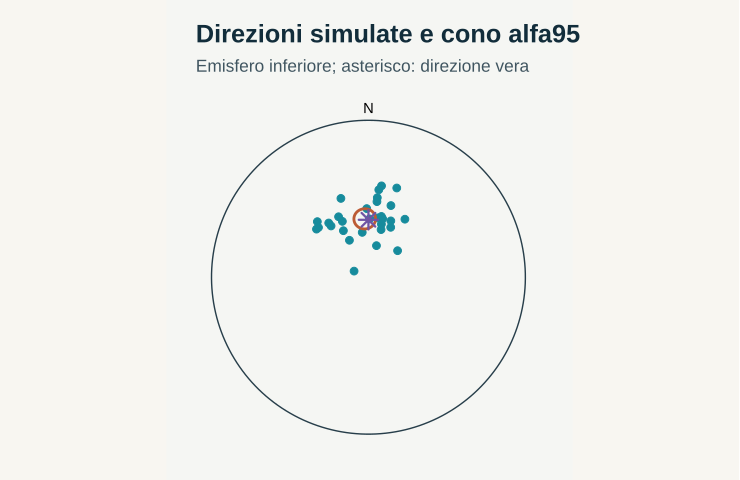

Write the R code that produced this figure.
# GeoStat Lab — funzioni comuni. R >= 4.3; ggplot2 >= 3.4; jsonlite.
suppressPackageStartupMessages(library(ggplot2))
col_geo <- c('#168B9C','#BC5B35','#7054A4','#A17B19','#227864','#64748B')
theme_set(theme_minimal(base_size=17, base_family='sans') + theme(
  plot.background=element_rect(fill='#F5F6F3',colour=NA),
  panel.background=element_rect(fill='#F5F6F3',colour=NA),
  panel.grid.minor=element_blank(),panel.grid.major=element_line(colour='#DCE3E2'),
  plot.title=element_text(size=19,face='bold',colour='#122D3B'),
  plot.subtitle=element_text(size=13,colour='#405560',margin=margin(b=12)),
  axis.text=element_text(size=15,colour='#273E4A'),axis.title=element_text(size=16),
  legend.position='bottom',legend.title=element_blank(),legend.text=element_text(size=14),
  strip.text=element_text(size=15,face='bold'),plot.margin=margin(18,24,18,18)))
metric <- function(...) data.frame(grandezza=names(c(...)),valore=as.character(c(...)),check.names=FALSE)
f <- function(x,d=3) {out<-formatC(x,digits=d,format='fg');out[!is.finite(x)]<-'Non definito';out}
line_plot <- function(d,x='x',y='y',title='',xl=x,yl=y,group=NULL) {
 p<-ggplot(d,aes(x=.data[[x]],y=.data[[y]]))
 if(is.null(group)) p<-p+geom_line(colour=col_geo[1],linewidth=1.05) else p<-p+aes(colour=.data[[group]],group=.data[[group]])+geom_line(linewidth=1)+scale_colour_manual(values=col_geo)
 p+labs(title=title,x=xl,y=yl)
}
point_plot <- function(d,x='x',y='y',title='',xl=x,yl=y,group=NULL) {
 p<-ggplot(d,aes(x=.data[[x]],y=.data[[y]]))
 if(is.null(group))p<-p+geom_point(colour=col_geo[1],size=2.5,alpha=.8) else p<-p+aes(colour=.data[[group]])+geom_point(size=2.7,alpha=.85)+scale_colour_manual(values=col_geo)
 p+labs(title=title,x=xl,y=yl)
}
hist_plot<-function(x,title='',xl='Valore',bins=20)ggplot(data.frame(x=x),aes(x))+geom_histogram(bins=bins,fill=col_geo[1],colour='#F5F6F3')+labs(title=title,x=xl,y='Frequenza')
bar_plot<-function(d,x='gruppo',y='valore',title='',yl='Valore')ggplot(d,aes(x=.data[[x]],y=.data[[y]],fill=.data[[x]]))+geom_col(width=.65)+scale_fill_manual(values=rep(col_geo,length.out=length(unique(d[[x]])) ))+guides(fill='none')+labs(title=title,x=NULL,y=yl)
map_plot<-function(d,z='z',title='',xl='Est [km]',yl='Nord [km]')ggplot(d,aes(x,y,fill=.data[[z]]))+geom_raster()+coord_equal()+scale_fill_gradientn(colours=c('#153F56','#298C9C','#B8CDB2','#F1D889','#AD542F'))+labs(title=title,x=xl,y=yl)
acf_data<-function(x,lag=20){a<-acf(x,lag.max=min(lag,length(x)-1),plot=FALSE);data.frame(x=as.vector(a$lag)[-1],y=as.vector(a$acf)[-1])}
# AR(1), distribuzione marginale stazionaria N(0, 1).
ar_series<-function(n,rho){x<-numeric(n);x[1]<-rnorm(1);for(i in 2:n)x[i]<-rho*x[i-1]+sqrt(1-rho^2)*rnorm(1);x}
# Distanze euclidee in unità metriche già dichiarate; nessuna conversione implicita di CRS.
dist_cross<-function(a,b)sqrt(outer(a[,1],b[,1],'-')^2+outer(a[,2],b[,2],'-')^2)
# Predittore IDW: i punti coincidenti ricevono esattamente il valore osservato.
idw<-function(xy,z,new,power=2){dd<-dist_cross(new,xy);apply(dd,1,function(d)if(any(d<1e-10))mean(z[d<1e-10])else weighted.mean(z,d^(-power)))}
# CART didattico binario: divisioni assiali che minimizzano l'impurità di Gini.
cart_fit<-function(x,y,depth=2,minleaf=4){
 node<-list(p=mean(y),n=length(y));if(depth<1||length(unique(y))<2||length(y)<2*minleaf)return(node)
 best<-Inf
 for(j in seq_len(ncol(x))){v<-sort(unique(x[,j])); if(length(v)<2)next
  for(cut in (head(v,-1)+tail(v,-1))/2){left<-x[,j]<=cut;nl<-sum(left);nr<-sum(!left);if(min(nl,nr)<minleaf)next
   score<-nl*mean(y[left])*(1-mean(y[left]))+nr*mean(y[!left])*(1-mean(y[!left]))
   if(score<best){best<-score;node$j<-j;node$cut<-cut;split<-left}
  }
 }
 if(is.finite(best)){node$left<-cart_fit(x[split,,drop=FALSE],y[split],depth-1,minleaf);node$right<-cart_fit(x[!split,,drop=FALSE],y[!split],depth-1,minleaf)};node
}
cart_predict<-function(tree,x)apply(x,1,function(row){t<-tree;while(!is.null(t$j))t<-if(row[t$j]<=t$cut)t$left else t$right;t$p})
p <- list(N = 30, k = 30, seed = 17)
set.seed(p$seed)
vett <- function(az, inc) cbind(cos(inc * pi/180) * cos(az * pi/180), cos(inc * pi/180) * sin(az * pi/180), 
    sin(inc * pi/180))

m0 <- vett(0, 60)[1, ]

e1 <- c(0, 0, 1) - m0[3] * m0

e1 <- e1/sqrt(sum(e1^2))

e2 <- c(m0[2] * e1[3] - m0[3] * e1[2], m0[3] * e1[1] - m0[1] * e1[3], m0[1] * e1[2] - m0[2] * e1[1])

ct <- 1 + log(1 - runif(p$N) * (1 - exp(-2 * p$k)))/p$k

ph <- runif(p$N, 0, 2 * pi)

X <- outer(ct, m0) + outer(sqrt(1 - ct^2) * cos(ph), e1) + outer(sqrt(1 - ct^2) * sin(ph), e2)

s <- colSums(X)

R <- sqrt(sum(s^2))

N <- p$N

k <- (N - 1)/(N - R)

a95 <- acos(1 - (N - R)/R * (20^(1/(N - 1)) - 1))

m <- s/R

b1 <- c(0, 0, 1) - m[3] * m

b1 <- b1/sqrt(sum(b1^2))

b2 <- c(m[2] * b1[3] - m[3] * b1[2], m[3] * b1[1] - m[1] * b1[3], m[1] * b1[2] - m[2] * b1[1])

tt <- seq(0, 2 * pi, length.out = 120)

cono <- outer(rep(cos(a95), 120), m) + sin(a95) * (outer(cos(tt), b1) + outer(sin(tt), b2))

proietta <- function(V) {
    V <- V * sign(V[, 3])
    r <- sqrt(2) * sin((pi/2 - asin(pmin(1, V[, 3])))/2)
    data.frame(x = r * sin(atan2(V[, 2], V[, 1])), y = r * cos(atan2(V[, 2], V[, 1])))
}

data <- proietta(X)

plots <- list(ggplot(data, aes(x, y)) + geom_path(data = data.frame(x = sin(seq(0, 2 * pi, length.out = 200)), 
    y = cos(seq(0, 2 * pi, length.out = 200))), colour = "#273E4A") + geom_point(colour = col_geo[1], 
    size = 2.4) + geom_path(data = proietta(cono), colour = col_geo[2], linewidth = 1) + geom_point(data = proietta(rbind(m0)), 
    colour = col_geo[3], shape = 8, size = 4, stroke = 1.2) + annotate("text", x = 0, y = 1.08, label = "N") + 
    coord_equal() + labs(title = "Direzioni simulate e cono alfa95", subtitle = "Emisfero inferiore; asterisco: direzione vera", 
    x = NULL, y = NULL) + theme(axis.text = element_blank(), panel.grid.major = element_blank()))

metrics <- metric(`alfa95 (gradi)` = f(a95 * 180/pi), `Approssimazione 140/radice(kN) (gradi)` = f(140/sqrt(k * 
    N)), `k stimato` = f(k), `Distanza dalla direzione vera (gradi)` = f(acos(min(1, sum(m * m0))) * 
    180/pi))
print(metrics,row.names=FALSE)
ggplot2::ggsave('m18-fisher-B.svg',plots[[1]],device=svglite::svglite,width=7.7,height=5.0,bg='#F8F6F1')
